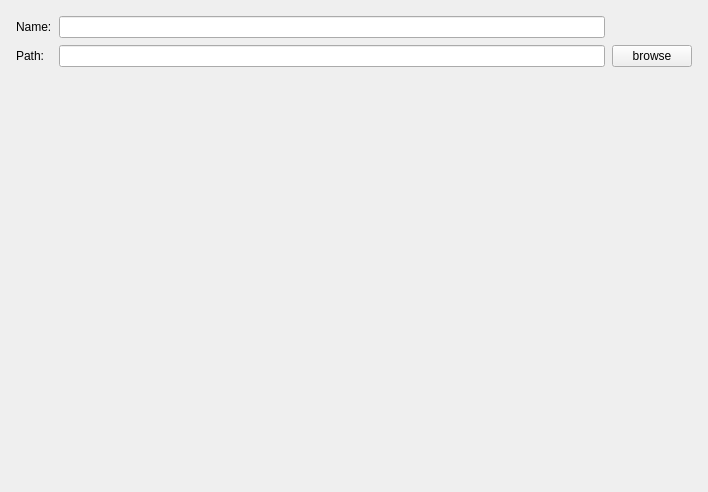
<?xml version="1.0" encoding="UTF-8"?>
<ui version="4.0">
 <class>ProSetPage</class>
 <widget class="QWizardPage" name="ProSetPage">
  <property name="geometry">
   <rect>
    <x>0</x>
    <y>0</y>
    <width>708</width>
    <height>492</height>
   </rect>
  </property>
  <property name="windowTitle">
   <string>WizardPage</string>
  </property>
  <layout class="QGridLayout" name="gridLayout_2">
   <item row="0" column="1">
    <layout class="QGridLayout" name="gridLayout">
     <property name="leftMargin">
      <number>5</number>
     </property>
     <property name="topMargin">
      <number>5</number>
     </property>
     <property name="rightMargin">
      <number>5</number>
     </property>
     <property name="bottomMargin">
      <number>5</number>
     </property>
     <property name="spacing">
      <number>7</number>
     </property>
     <item row="0" column="1">
      <widget class="QLineEdit" name="lineEdit"/>
     </item>
     <item row="1" column="0">
      <widget class="QLabel" name="label_2">
       <property name="text">
        <string>Path:</string>
       </property>
      </widget>
     </item>
     <item row="1" column="1">
      <widget class="QLineEdit" name="lineEdit_2"/>
     </item>
     <item row="0" column="0">
      <widget class="QLabel" name="label">
       <property name="text">
        <string>Name:</string>
       </property>
      </widget>
     </item>
     <item row="1" column="2">
      <widget class="QPushButton" name="pushButton">
       <property name="text">
        <string>browse</string>
       </property>
      </widget>
     </item>
     <item row="2" column="1">
      <widget class="QLabel" name="tips">
       <property name="text">
        <string/>
       </property>
      </widget>
     </item>
    </layout>
   </item>
  </layout>
 </widget>
 <resources/>
 <connections/>
</ui>
